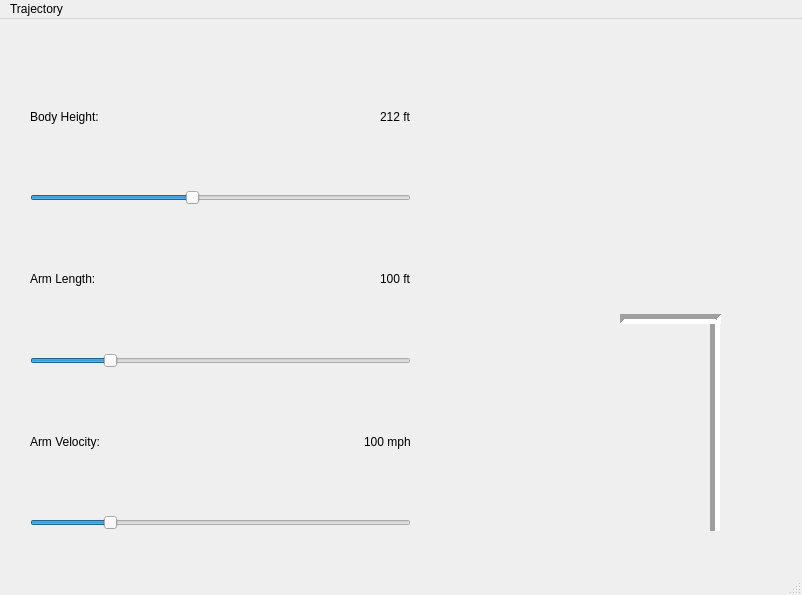
<?xml version="1.0" encoding="UTF-8"?>
<ui version="4.0">
 <class>MainWindow</class>
 <widget class="QMainWindow" name="MainWindow">
  <property name="geometry">
   <rect>
    <x>0</x>
    <y>0</y>
    <width>802</width>
    <height>595</height>
   </rect>
  </property>
  <property name="windowTitle">
   <string>MainWindow</string>
  </property>
  <widget class="QWidget" name="centralwidget">
   <widget class="QWidget" name="gridLayoutWidget">
    <property name="geometry">
     <rect>
      <x>30</x>
      <y>30</y>
      <width>381</width>
      <height>481</height>
     </rect>
    </property>
    <layout class="QGridLayout" name="gridLayout">
     <property name="horizontalSpacing">
      <number>7</number>
     </property>
     <item row="0" column="1">
      <widget class="QLabel" name="label">
       <property name="text">
        <string>Body Height:</string>
       </property>
      </widget>
     </item>
     <item row="5" column="1">
      <widget class="QLabel" name="label_2">
       <property name="text">
        <string>Arm Length:</string>
       </property>
      </widget>
     </item>
     <item row="7" column="1">
      <widget class="QLabel" name="label_3">
       <property name="text">
        <string>Arm Velocity:</string>
       </property>
      </widget>
     </item>
     <item row="5" column="2" alignment="Qt::AlignRight">
      <widget class="QLabel" name="armLengthLabel">
       <property name="text">
        <string>100 ft</string>
       </property>
      </widget>
     </item>
     <item row="0" column="2" alignment="Qt::AlignRight">
      <widget class="QLabel" name="bodyHeightLabel">
       <property name="layoutDirection">
        <enum>Qt::LeftToRight</enum>
       </property>
       <property name="text">
        <string>212 ft</string>
       </property>
       <property name="scaledContents">
        <bool>false</bool>
       </property>
      </widget>
     </item>
     <item row="7" column="2" alignment="Qt::AlignRight">
      <widget class="QLabel" name="armVelocityLabel">
       <property name="text">
        <string>100 mph</string>
       </property>
      </widget>
     </item>
     <item row="6" column="1" colspan="2">
      <widget class="QSlider" name="armLengthSlider">
       <property name="minimum">
        <number>1</number>
       </property>
       <property name="maximum">
        <number>500</number>
       </property>
       <property name="value">
        <number>100</number>
       </property>
       <property name="orientation">
        <enum>Qt::Horizontal</enum>
       </property>
      </widget>
     </item>
     <item row="1" column="1" colspan="2">
      <widget class="QSlider" name="bodyHeightSlider">
       <property name="minimum">
        <number>1</number>
       </property>
       <property name="maximum">
        <number>500</number>
       </property>
       <property name="value">
        <number>212</number>
       </property>
       <property name="orientation">
        <enum>Qt::Horizontal</enum>
       </property>
      </widget>
     </item>
     <item row="8" column="1" colspan="2">
      <widget class="QSlider" name="armVelocitySlider">
       <property name="minimum">
        <number>1</number>
       </property>
       <property name="maximum">
        <number>500</number>
       </property>
       <property name="value">
        <number>100</number>
       </property>
       <property name="orientation">
        <enum>Qt::Horizontal</enum>
       </property>
      </widget>
     </item>
    </layout>
   </widget>
   <widget class="Line" name="body">
    <property name="geometry">
     <rect>
      <x>680</x>
      <y>300</y>
      <width>71</width>
      <height>212</height>
     </rect>
    </property>
    <property name="lineWidth">
     <number>5</number>
    </property>
    <property name="orientation">
     <enum>Qt::Vertical</enum>
    </property>
   </widget>
   <widget class="Line" name="arm">
    <property name="geometry">
     <rect>
      <x>620</x>
      <y>290</y>
      <width>101</width>
      <height>20</height>
     </rect>
    </property>
    <property name="lineWidth">
     <number>5</number>
    </property>
    <property name="orientation">
     <enum>Qt::Horizontal</enum>
    </property>
   </widget>
  </widget>
  <widget class="QMenuBar" name="menubar">
   <property name="geometry">
    <rect>
     <x>0</x>
     <y>0</y>
     <width>802</width>
     <height>26</height>
    </rect>
   </property>
   <widget class="QMenu" name="menuTrajectory">
    <property name="title">
     <string>Trajectory</string>
    </property>
   </widget>
   <addaction name="menuTrajectory"/>
  </widget>
  <widget class="QStatusBar" name="statusbar"/>
 </widget>
 <resources/>
 <connections/>
</ui>
